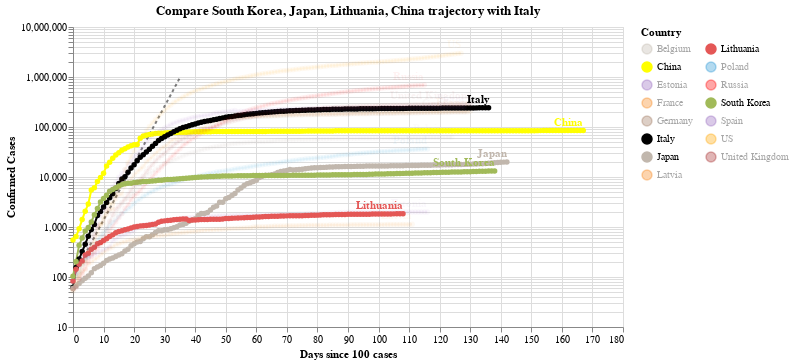

The notebook cell this image was saved under:
### Code cell
#hide_input
chart3 = make_since_chart(dff2, ['South Korea', 'Japan', 'Lithuania', 'China'], baseline_countries)
chart3

### Figure 1 — Vega-Lite specification as saved in the notebook (floating-point values rounded to 4 significant figures; data arrays with more than 128 entries replaced by an {"elided": "..."} marker saying what was removed)
{"config": {"view": {"continuousWidth": 400, "continuousHeight": 300}}, "layer": [{"data": {"name": "data-628230001892d6798b50651be41d1b3e"}, "mark": {"type": "line", "color": "black", "opacity": 0.5, "strokeDash": [3, 3]}, "encoding": {"x": {"type": "quantitative", "field": "Days since 100 cases"}, "y": {"type": "quantitative", "field": "Confirmed Cases"}}}, {"data": {"name": "data-8faa6ffeb79351bc9826b9bc84a1a32b"}, "mark": {"type": "line", "point": true}, "encoding": {"color": {"type": "nominal", "field": "Country", "legend": {"columns": 2}, "scale": {"domain": ["Belgium", "China", "Estonia", "France", "Germany", "Italy", "Japan", "Latvia", "Lithuania", "Poland", "Russia", "South Korea", "Spain", "US", "United Kingdom"], "range": ["#C1B7AD", "yellow", "#9467bd", "#F58518", "#9D755D", "black", "#C1B7AD", "#F58518", "#E45756", "#2495D3", "red", "#A1BA59", "#9467bd", "orange", "brown"]}}, "opacity": {"condition": {"value": 1, "selection": "selector001"}, "value": 0.05}, "tooltip": [{"type": "nominal", "field": "Country"}, {"type": "temporal", "field": "Date"}, {"type": "quantitative", "field": "Confirmed Cases"}, {"type": "quantitative", "field": "Days since 100 cases"}], "x": {"type": "quantitative", "field": "Days since 100 cases"}, "y": {"type": "quantitative", "field": "Confirmed Cases", "scale": {"type": "log"}}}, "selection": {"selector001": {"type": "multi", "fields": ["Country"], "bind": "legend", "init": [{"Country": "South Korea"}, {"Country": "Japan"}, {"Country": "Lithuania"}, {"Country": "China"}, {"Country": "Italy"}]}}, "width": 550}, {"data": {"name": "data-8faa6ffeb79351bc9826b9bc84a1a32b"}, "mark": {"type": "text", "align": "right", "dy": -8, "fontWeight": "bold"}, "encoding": {"color": {"type": "nominal", "field": "Country", "legend": {"columns": 2}, "scale": {"domain": ["Belgium", "China", "Estonia", "France", "Germany", "Italy", "Japan", "Latvia", "Lithuania", "Poland", "Russia", "South Korea", "Spain", "US", "United Kingdom"], "range": ["#C1B7AD", "yellow", "#9467bd", "#F58518", "#9D755D", "black", "#C1B7AD", "#F58518", "#E45756", "#2495D3", "red", "#A1BA59", "#9467bd", "orange", "brown"]}}, "opacity": {"condition": {"value": 1, "selection": "selector001"}, "value": 0.05}, "text": {"type": "nominal", "field": "Country"}, "tooltip": [{"type": "nominal", "field": "Country"}, {"type": "temporal", "field": "Date"}, {"type": "quantitative", "field": "Confirmed Cases"}, {"type": "quantitative", "field": "Days since 100 cases"}], "x": {"type": "quantitative", "field": "Days since 100 cases"}, "y": {"type": "quantitative", "field": "Confirmed Cases", "scale": {"type": "log"}}}, "transform": [{"filter": "(datum['Date'] >= 1594080000000)"}], "width": 550}], "title": "Compare South Korea, Japan, Lithuania, China trajectory with Italy", "$schema": "https://vega.github.io/schema/vega-lite/v4.0.2.json", "datasets": {"data-628230001892d6798b50651be41d1b3e": [{"Days since 100 cases": 0, "Confirmed Cases": 100.0}, {"Days since 100 cases": 1, "Confirmed Cases": 130.0}, {"Days since 100 cases": 2, "Confirmed Cases": 169.0}, {"Days since 100 cases": 3, "Confirmed Cases": 219.7}, {"Days since 100 cases": 4, "Confirmed Cases": 285.6}, {"Days since 100 cases": 5, "Confirmed Cases": 371.3}, {"Days since 100 cases": 6, "Confirmed Cases": 482.7}, {"Days since 100 cases": 7, "Confirmed Cases": 627.5}, {"Days since 100 cases": 8, "Confirmed Cases": 815.7}, {"Days since 100 cases": 9, "Confirmed Cases": 1060.0}, {"Days since 100 cases": 10, "Confirmed Cases": 1379.0}, {"Days since 100 cases": 11, "Confirmed Cases": 1792.0}, {"Days since 100 cases": 12, "Confirmed Cases": 2330.0}, {"Days since 100 cases": 13, "Confirmed Cases": 3029.0}, {"Days since 100 cases": 14, "Confirmed Cases": 3937.0}, {"Days since 100 cases": 15, "Confirmed Cases": 5119.0}, {"Days since 100 cases": 16, "Confirmed Cases": 6654.0}, {"Days since 100 cases": 17, "Confirmed Cases": 8650.0}, {"Days since 100 cases": 18, "Confirmed Cases": 11250.0}, {"Days since 100 cases": 19, "Confirmed Cases": 14620.0}, {"Days since 100 cases": 20, "Confirmed Cases": 19000.0}, {"Days since 100 cases": 21, "Confirmed Cases": 24710.0}, {"Days since 100 cases": 22, "Confirmed Cases": 32120.0}, {"Days since 100 cases": 23, "Confirmed Cases": 41750.0}, {"Days since 100 cases": 24, "Confirmed Cases": 54280.0}, {"Days since 100 cases": 25, "Confirmed Cases": 70560.0}, {"Days since 100 cases": 26, "Confirmed Cases": 91730.0}, {"Days since 100 cases": 27, "Confirmed Cases": 119300.0}, {"Days since 100 cases": 28, "Confirmed Cases": 155000.0}, {"Days since 100 cases": 29, "Confirmed Cases": 201500.0}, {"Days since 100 cases": 30, "Confirmed Cases": 262000.0}, {"Days since 100 cases": 31, "Confirmed Cases": 340600.0}, {"Days since 100 cases": 32, "Confirmed Cases": 442800.0}, {"Days since 100 cases": 33, "Confirmed Cases": 575600.0}, {"Days since 100 cases": 34, "Confirmed Cases": 748300.0}, {"Days since 100 cases": 35, "Confirmed Cases": 972800.0}], "data-8faa6ffeb79351bc9826b9bc84a1a32b": {"elided": "1932 records"}}}
